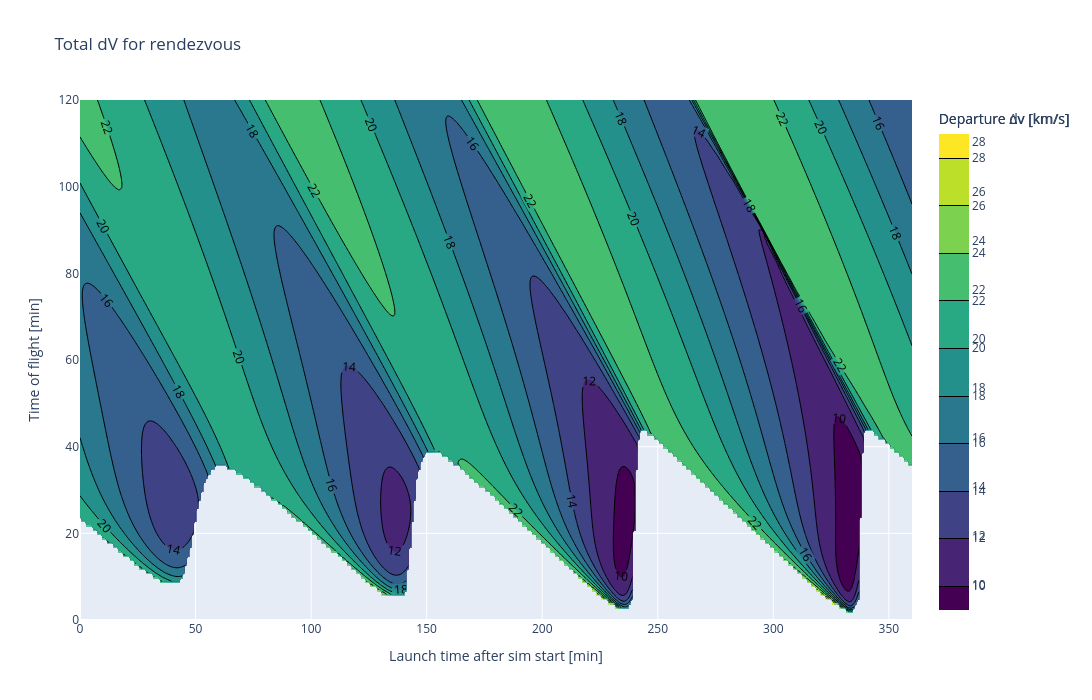

Notebook cell for this chart:
### Code cell
fig = go.Figure()

# plotly expects [y_dim, x_dim] so z.T
fig.add_trace(go.Heatmap(
    x=t_arr_launch / MIN_TO_SEC,
    y=t_arr_tofs / MIN_TO_SEC,
    z=dv_arr.T,
    colorscale="Viridis",
    colorbar=dict(title="Departure dv [km/s]"),
    opacity=0.8,
))

fig.add_trace(go.Contour(
    x=t_arr_launch / MIN_TO_SEC,
    y=t_arr_tofs / MIN_TO_SEC,
    z=dv_arr.T,

    contours=dict(
        # start=3.5,
        # end=12,
        # size=0.5,
        coloring="fill",
        showlabels=True,
    ),

    line=dict(
        width=1,
        smoothing=1.3
    ),

    colorscale="Viridis",
    colorbar=dict(title="Departure dv [km/s]"),
))


# fig.add_trace(go.Scatter(
#     x=launch_grid.ravel(),
#     y=tof_grid.ravel(),
#     mode="markers",
#     marker=dict(
#         size=4,
#         color="black",
#         opacity=0.7
#     ),
#     name="Grid points"
# ))

fig.update_layout(
    title="Total dV for rendezvous",
    xaxis_title="Launch time after sim start [min]",
    yaxis_title="Time of flight [min]",
    width=1200,
    height=700
)

fig.update_xaxes(
    range=[np.min(t_arr_launch / MIN_TO_SEC), np.max(t_arr_launch / MIN_TO_SEC)],
    constrain="domain"
)

fig.update_yaxes(
    range=[np.min(t_arr_tofs / MIN_TO_SEC), np.max(t_arr_tofs / MIN_TO_SEC)],
    constrain="domain"
)

fig.show()

### Figure 1 — Plotly figure (JSON) as saved in the notebook; plotly's stock layout.template omitted (floating-point values rounded to 4 significant figures; data arrays with more than 128 entries replaced by an {"elided": "..."} marker saying what was removed)
{"data": [{"colorbar": {"title": {"text": "Departure dv [km/s]"}}, "colorscale": [[0, "#440154"], [0.1111, "#482878"], [0.2222, "#3e4989"], [0.3333, "#31688e"], [0.4444, "#26828e"], [0.5556, "#1f9e89"], [0.6667, "#35b779"], [0.7778, "#6ece58"], [0.8889, "#b5de2b"], [1, "#fde725"]], "opacity": 0.8, "type": "heatmap", "x": {"elided": "361 float values"}, "y": [0.0, 1.0, 2.0, 3.0, 4.0, 5.0, 6.0, 7.0, 8.0, 9.0, 10.0, 11.0, 12.0, 13.0, 14.0, 15.0, 16.0, 17.0, 18.0, 19.0, 20.0, 21.0, 22.0, 23.0, 24.0, 25.0, 26.0, 27.0, 28.0, 29.0, 30.0, 31.0, 32.0, 33.0, 34.0, 35.0, 36.0, 37.0, 38.0, 39.0, 40.0, 41.0, 42.0, 43.0, 44.0, 45.0, 46.0, 47.0, 48.0, 49.0, 50.0, 51.0, 52.0, 53.0, 54.0, 55.0, 56.0, 57.0, 58.0, 59.0, 60.0, 61.0, 62.0, 63.0, 64.0, 65.0, 66.0, 67.0, 68.0, 69.0, 70.0, 71.0, 72.0, 73.0, 74.0, 75.0, 76.0, 77.0, 78.0, 79.0, 80.0, 81.0, 82.0, 83.0, 84.0, 85.0, 86.0, 87.0, 88.0, 89.0, 90.0, 91.0, 92.0, 93.0, 94.0, 95.0, 96.0, 97.0, 98.0, 99.0, 100.0, 101.0, 102.0, 103.0, 104.0, 105.0, 106.0, 107.0, 108.0, 109.0, 110.0, 111.0, 112.0, 113.0, 114.0, 115.0, 116.0, 117.0, 118.0, 119.0, 120.0], "z": {"elided": "121x361 float values"}}, {"colorbar": {"title": {"text": "Departure Δv [km/s]"}}, "colorscale": [[0, "#440154"], [0.1111, "#482878"], [0.2222, "#3e4989"], [0.3333, "#31688e"], [0.4444, "#26828e"], [0.5556, "#1f9e89"], [0.6667, "#35b779"], [0.7778, "#6ece58"], [0.8889, "#b5de2b"], [1, "#fde725"]], "contours": {"coloring": "fill", "showlabels": true}, "line": {"smoothing": 1.3, "width": 1}, "type": "contour", "x": {"elided": "361 float values"}, "y": [0.0, 1.0, 2.0, 3.0, 4.0, 5.0, 6.0, 7.0, 8.0, 9.0, 10.0, 11.0, 12.0, 13.0, 14.0, 15.0, 16.0, 17.0, 18.0, 19.0, 20.0, 21.0, 22.0, 23.0, 24.0, 25.0, 26.0, 27.0, 28.0, 29.0, 30.0, 31.0, 32.0, 33.0, 34.0, 35.0, 36.0, 37.0, 38.0, 39.0, 40.0, 41.0, 42.0, 43.0, 44.0, 45.0, 46.0, 47.0, 48.0, 49.0, 50.0, 51.0, 52.0, 53.0, 54.0, 55.0, 56.0, 57.0, 58.0, 59.0, 60.0, 61.0, 62.0, 63.0, 64.0, 65.0, 66.0, 67.0, 68.0, 69.0, 70.0, 71.0, 72.0, 73.0, 74.0, 75.0, 76.0, 77.0, 78.0, 79.0, 80.0, 81.0, 82.0, 83.0, 84.0, 85.0, 86.0, 87.0, 88.0, 89.0, 90.0, 91.0, 92.0, 93.0, 94.0, 95.0, 96.0, 97.0, 98.0, 99.0, 100.0, 101.0, 102.0, 103.0, 104.0, 105.0, 106.0, 107.0, 108.0, 109.0, 110.0, 111.0, 112.0, 113.0, 114.0, 115.0, 116.0, 117.0, 118.0, 119.0, 120.0], "z": {"elided": "121x361 float values"}}], "layout": {"height": 700, "title": {"text": "Total dV for rendezvous"}, "width": 1200, "xaxis": {"constrain": "domain", "range": [0, 360], "title": {"text": "Launch time after sim start [min]"}}, "yaxis": {"constrain": "domain", "range": [0, 120], "title": {"text": "Time of flight [min]"}}}}
